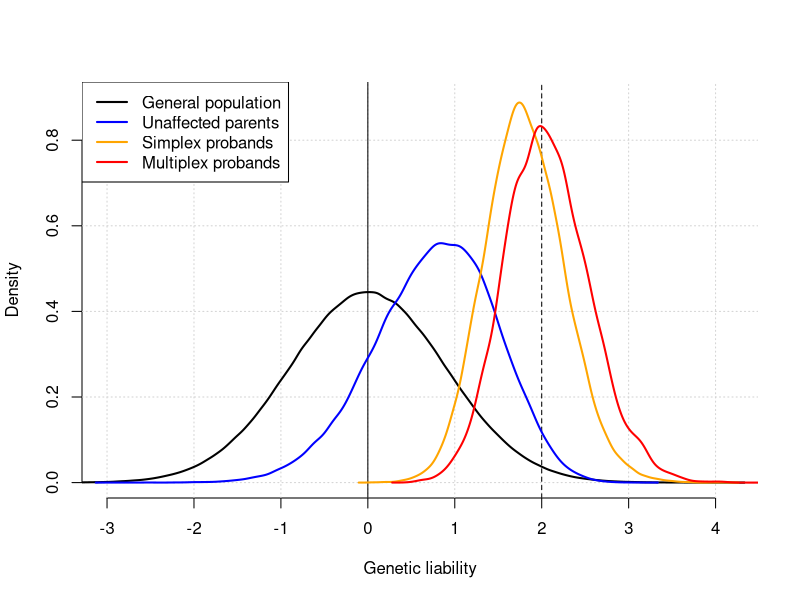

R code for this plot:
	
	
	h2 = 0.8
	z = 2
	s_max = 0.4
	
	k = 2
	
	
	### Results: 
	## 1.  mean genetic liability of siblings
	## 2.  mean genetic liability of parents
	## 3.  proportion of affected parents
	## 4.  mean genetic liability of unaffected siblings
	## 5.  mean genetic liability of unaffected parents
	## 6.  mean genetic liability of probands
	## 7.  mean genetic liability of probands with affected parents

	
	results = rep(0, 10)
	
	# population sample size for simulation
	N = 2000000
	  
	# parents from random population
	p1g = rnorm(N, 0, h2^0.5) 
	p2g = rnorm(N, 0, h2^0.5)
	p1e = rnorm(N, 0, (1-h2)^0.5)
	p2e = rnorm(N, 0, (1-h2)^0.5)
	
	p1 = p1g + p1e
	p2 = p2g + p2e
	
	
	
## fitness: 
## fitness impact of the condition, modeled as a sigmoid function:  f = 1 - s

## s  = s_max / (1 + exp( -1 * k( t - z) ))    #  t is the trait value  (liability)
 
 ##  t = 0 --> s = 0
 ## t -> inf, --> s = s_max
 ## z is the liability threshold for diagnosis. 
 ## k should be large to minimize 
  ## make it more modest for now. Power et al estimated s_max ~ 0.5 for female autism and 0.75 for males.
  ## but the autism cohort in the study might be much more severe than current cohorts
  
## default values: 
# s_max = 0.4
# k = 2
	
	p1fitness = 1 - s_max / (1 + exp(-1 * k * (p1 -z)))	
	p2fitness = 1 - s_max / (1 + exp(-1 * k * (p2 -z)))	
	
	# mean(p1)
	# var(p1)
	
## sig quantify the randomness of transmission of risk. estimate them to fit h2. 
	 ## because the variance of genetic load of the expected mid parent [(p1g+p2g)/2] is h2/2, the extra variance of genetic load from the randomness of transmission is ~ h2 - h2/2 = h2/2. 
	sig = (h2 / 2) ^ 0.5    
		
	## genetic load of child 1
	c1g = rnorm(N, p1g/2 + p2g/2, sig )    ## this model has problems with oligogenic component (ie. ultra-rare with large effect, which will much more discrete and cannot be modeled well by normal)
	
	## genetic load of child 2
	c2g = rnorm(N, p1g/2 + p2g/2, sig)

	## env load of children
	c1e = rnorm(N, 0, (1-h2)^0.5)
	c2e = rnorm(N, 0, (1-h2)^0.5)
	
	## total liability of child 1 and 2
	c1 = c1g + c1e
	c2 = c2g + c2e
	
	## take average of fitness of parents as the probablity of making the child in a Bernoulli: 
#	c1_chance = rbinom(N, 1, (p1fitness * p2fitness) ^ 0.5 )
#	c2_chance = rbinom(N, 1, (p1fitness * p2fitness) ^ 0.5 )
    c1_chance = rbinom(N, 1, (p1fitness + p2fitness) /2 )
	c2_chance = rbinom(N, 1, (p1fitness + p2fitness) /2 )
		
		
## reproduction events occured: 		
	c1_real = c1[as.logical(c1_chance)]   
	c2_real = c2[as.logical(c1_chance)]      ## this is iffy, as the second child should also be affected by fitness. But the additional impact is small, and model it will generate NA's in the data. For now, do not consider fitness impact of a second child in ascertained families. 
	p1_real = p1[as.logical(c1_chance)]
	p2_real = p2[as.logical(c1_chance)]
	
	c1g_real = c1g[as.logical(c1_chance)]
	c2g_real = c2g[as.logical(c1_chance)]
	p1g_real = p1g[as.logical(c1_chance)]
	p2g_real = p2g[as.logical(c1_chance)]

	
	## probands (cases): ascertain child 1's with z  > 2
	i <- c1_real > z 
	
	## total liability of ascertained families: 
	c1s = c1_real[i]
	p1s = p1_real[i]
	p2s = p2_real[i]
 	c2s = c2_real[i]  
	
	c1sg = c1g_real[i]
	p1sg = p1g_real[i]
	p2sg = p2g_real[i]
	c2sg = c2g_real[i]
	
	Nc1 = length(c1_real)
	Ncase = length(c1s)
	
		
	# mean genetic liability of siblings: 
#	results[1] = mean(c2sg)
	# cov(c1s, p1s + p2s)
	
	## prevalence in c1
	results[1] = Ncase / Nc1 
	
	## mean genetic liability of parents
	results[2]= mean(c(p1sg, p2sg))
	
	# var(p1s)
	
	## affected parents
	p1a <- p1s > z
	p2a <- p2s > z
	
	## unaffected parents
	p1u <- p1s < z
	p2u <- p2s < z
	
	## proportion of cases with >=1 affected parents
	Raffected = (length(c1s[p1s > z | p2s > z]) )/ Ncase 
	results[3] = Raffected
	
	## mean genetic liability of unaffected siblings: 
	results[4] = mean(c2sg[c2s < z])
	
	## mean genetic liability of unaffected parents:
	results[5] = mean(c(p1sg[p1s< z], p2sg[p2s < z])  )
	
	
	# mean genetic liability of probands: 
	results[6] = mean(c1sg)

	# mean genetic liability of probands with affected parents: 
	results[7] = mean(c1sg[p1s > z | p2s > z])

	# mean genetic liability of probands with both parents unaffected: 
	results[8] = mean(c1sg[p1s < z & p2s < z])

	# mean genetic liability of probands with affected sibs: 
	results[9] = mean(c1sg[c2s > z])
	
	# mean genetic liability of probands with no affected parent/sib (i.e. simplex): 
	results[10] = mean(c1sg[c2s < z & p1s < z & p2s < z])

simplex=c1sg[c2s < z & p1s < z & p2s < z]
multiplex = c1sg[c2s > z |  p1s > z | p2s > z]

par(family="sans")
hist(p1sg, freq=F, br=40, col='white', border='white', xlab="Genetic liability", main="", ylim=c(0,0.9))
grid()
abline(v=2, lty="dashed")
abline(v=0)

lines(density(p1g), lwd=2)
# lines(density(p1sg), col='salmon', lty="dashed")
unaffPar = c(p1sg[p1s< z], p2sg[p2s < z]) 
lines(density(unaffPar), col='blue', lwd=2)

# lines(density(c1sg), col="red", lty="dashed", lwd=1)
lines(density(simplex), col="orange", lwd=2)
lines(density(multiplex), col="red", lwd=2)
legend("topleft", c("General population", "Unaffected parents", "Simplex probands", "Multiplex probands"), col=c("black", "blue", "orange", "red"), lwd=c(2,2,2,2))
